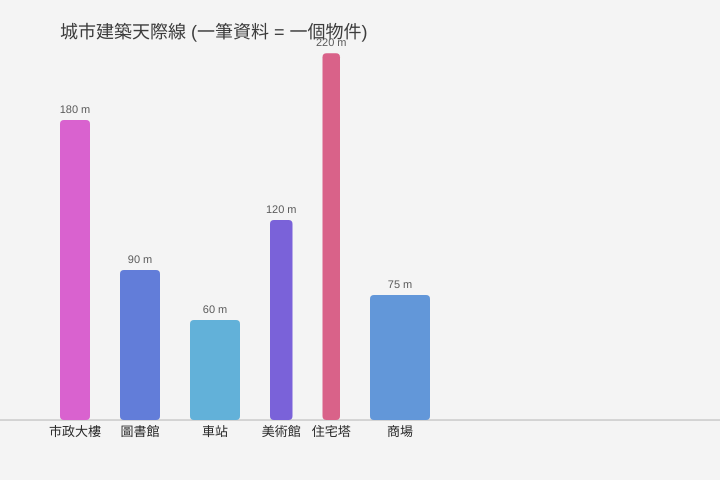
Frame 1 (no input)
Frame 2 (the mouse pressed at the canvas centre, redrawn once): identical to frame 1, image omitted

The p5.js sketch that drew this single still picture (run headless with seeded random() and noise() and a simulated clock; the mouse was pressed at the canvas centre and the sketch redrawn once):

// p5.js sketch
// ── sketch.js
// p03 陣列 (array) 與物件 (object)
// 核心觀念：一筆資料 = 一個物件 (object)，多筆資料就放進一個陣列 (array)。
// 本步驟資料全部寫死在程式內 (自造資料)，不讀外部檔；載入外部資料留待下一步。

// ----- 1. 版面相關常數 -----
const CANVAS_W = 720;          // 畫布寬
const CANVAS_H = 480;          // 畫布高
const GROUND_Y = 420;          // 地面基準線 (建築物從這條線往上長)
const BASE_X = 60;             // 第一棟建築的左側起點 X
const GAP = 30;                // 相鄰建築之間的水平間距

// ----- 2. 自造的物件陣列：多棟建築 -----
// 每一個 { } 就是「一筆資料 = 一個物件」，描述一棟建築。
// 屬性 (property)：name 名稱、height 高度(公尺)、area 樓地板面積(平方公尺)。
// 之後我們用 height 決定圖形高度、area 推導圖形寬度，做到「位置/大小由物件屬性決定」。
const buildings = [
  { name: "市政大樓", height: 180, area: 1200 },
  { name: "圖書館",   height: 90,  area: 1600 },
  { name: "車站",     height: 60,  area: 2000 },
  { name: "美術館",   height: 120, area: 900  },
  { name: "住宅塔",   height: 220, area: 700  },
  { name: "商場",     height: 75,  area: 2400 },
];

// ----- 3. (可選) 用 class 示範物件導向寫法 -----
// class 是「物件的設計藍圖」：建構式 constructor 收資料、方法 display() 負責畫自己。
// 把「畫一棟建築」的邏輯包進物件本身，呼叫端只要 b.display() 即可，責任更清楚。
class Building {
  constructor(name, height, area, x) {
    this.name = name;
    this.height = height;     // 公尺，等下會縮放成畫面像素高度
    this.area = area;         // 平方公尺，用來換算長條寬度
    this.x = x;               // 這棟建築在畫面上的左側 X 座標
  }

  // 由面積換算寬度：面積越大畫得越寬 (除以常數只是為了縮放到合理像素)
  get drawW() {
    return this.area / 40;
  }

  // 由高度換算像素高度：除以 0.6 讓最高的塔仍落在畫布內
  get drawH() {
    return this.height / 0.6;
  }

  // 方法 display()：負責把這個物件畫出來 (長條 + 名稱 + 高度標示)
  display() {
    const w = this.drawW;
    const h = this.drawH;
    const topY = GROUND_Y - h;

    // 依高度給不同色相 (hue)，讓視覺上能區分高矮
    const hue = map(this.height, 60, 220, 200, 340);
    colorMode(HSB, 360, 100, 100);
    fill(hue, 55, 85);
    noStroke();
    rect(this.x, topY, w, h, 4); // 圓角長條代表建築量體
    colorMode(RGB, 255);

    // 名稱 (置中於長條下方的地面)
    fill(40);
    textAlign(CENTER, TOP);
    textSize(13);
    text(this.name, this.x + w / 2, GROUND_Y + 6);

    // 高度數值 (標在長條頂端上方)
    textSize(11);
    fill(90);
    text(this.height + " m", this.x + w / 2, topY - 16);
  }
}

// ----- 4. 把資料陣列轉成物件陣列 -----
// 走訪 buildings，依序算出每棟的 X 座標，建立成 Building 實例。
let blocks = [];

function setup() {
  createCanvas(CANVAS_W, CANVAS_H);
  textFont("sans-serif");

  let cursorX = BASE_X; // 目前要擺放的 X 位置，逐棟往右累加
  // forEach 走訪陣列：每一筆物件資料建立一個 Building 並收進 blocks
  buildings.forEach((b) => {
    const block = new Building(b.name, b.height, b.area, cursorX);
    blocks.push(block);
    cursorX += block.drawW + GAP; // 下一棟往右移：本棟寬度 + 間距
  });

  noLoop(); // 此例為靜態圖，畫一次即可，不需持續重繪
}

function draw() {
  background(244);

  // 地面線
  stroke(180);
  line(0, GROUND_Y, width, GROUND_Y);

  // 標題
  noStroke();
  fill(60);
  textAlign(LEFT, TOP);
  textSize(18);
  text("城市建築天際線 (一筆資料 = 一個物件)", BASE_X, 24);

  // 用 for 迴圈走訪物件陣列，請每個物件畫出自己
  for (let i = 0; i < blocks.length; i++) {
    blocks[i].display();
  }
}
